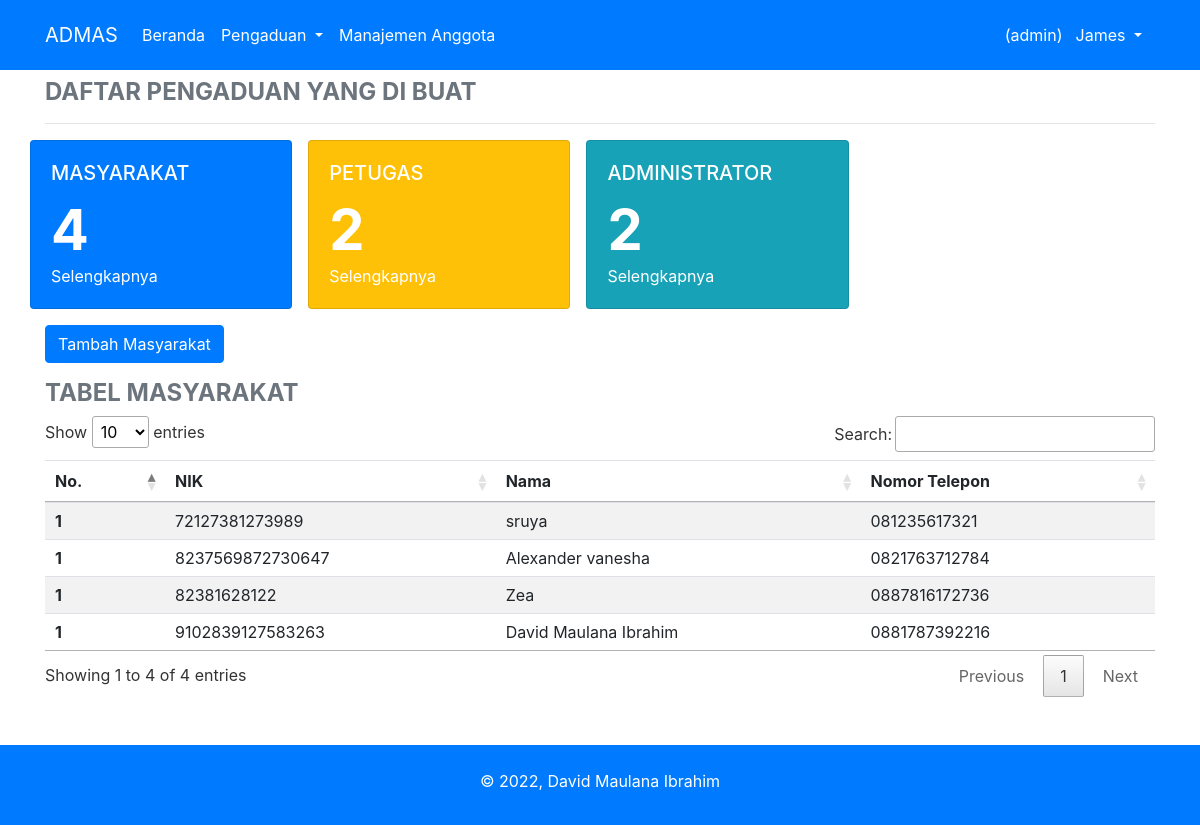
Screenshot of /manajemen_anggota.php (signed in) with the database file from the repository.
### tables this page shows
CREATE TABLE `masyarakat` (
  `nik` varchar(16) NOT NULL,
  `nama` varchar(35) NOT NULL,
  `username` varchar(25) NOT NULL,
  `password` varchar(50) NOT NULL,
  `telp` varchar(13) NOT NULL
);

### manajemen_anggota.php (the view, shortened to what this page needs)
<?php
include "conn.php";
if ((!empty($_SESSION['nik_login'])) AND $_SESSION['level'] == "admin") {
    include "header.php";
        $sql_masyarakat = "SELECT * FROM masyarakat";
        $eksekusi_masyarakat = mysqli_query($conn, $sql_masyarakat);
        $jml_masyarakat = mysqli_num_rows($eksekusi_masyarakat);
        $sql_petugas = "SELECT * FROM petugas WHERE  level= 'petugas'";
        $eksekusi_petugas = mysqli_query($conn, $sql_petugas);
        $jml_petugas = mysqli_num_rows($eksekusi_petugas);
        $sql_admin = "SELECT * FROM petugas WHERE level= 'admin'";
        $eksekusi_admin = mysqli_query($conn, $sql_admin);
        $jml_admin = mysqli_num_rows($eksekusi_admin);
    include "navigasi.php";
?>
    <div class="container">
        <h4 class="text-uppercase font-weight-bold text-secondary mt-2">Daftar Pengaduan Yang Di Buat</h4>
        <hr>
        <div class="row text-white">
            <div class="card bg-primary mr-3" style="width: 23%;">
                <div class="card-body">
                    <h5 class="card-title">MASYARAKAT</h5>
                    <div class="display-4 font-weight-bold"><?php  echo $jml_masyarakat; ?></div>
                    <a href="manajemen_anggota.php">
                        <p class="card-text text-white">Selengkapnya</p>
                    </a>
                </div>
            </div>
            <div class="card bg-warning mr-3" style="width: 23%;">
                <div class="card-body">
                    <h5 class="card-title">PETUGAS</h5>
                    <div class="display-4 font-weight-bold"><?php  echo $jml_petugas; ?></div>
                    <a href="manajemen_petugas.php?jenis=petugas">
                        <p class="card-text text-white">Selengkapnya</p>
                    </a>
                </div>
            </div>
            <div class="card bg-info mr-3" style="width: 23%;">
                <div class="card-body">
                    <h5 class="card-title">ADMINISTRATOR</h5>
                    <div class="display-4 font-weight-bold"><?php  echo $jml_admin; ?></div>
                    <a href="manajemen_petugas.php?jenis=admin">
                        <p class="card-text text-white">Selengkapnya</p>
                    </a>
                </div>
            </div>
        </div>
        <button type="button" class="btn btn-primary mt-3" data-toggle="modal" data-target="#form_masyarakat">
            Tambah Masyarakat
        </button>
        <div>
            <h4 class="text-uppercase font-weight-bold text-secondary mt-3" >Tabel Masyarakat</h4>
        </div>
        <table class="table table-striped data ">
            <thead>
                <tr>
                    <th scope="col">No.</th>
                    <th scope="col">NIK</th>
                    <th scope="col">Nama</th>
                    <th scope="col">Nomor Telepon</th>
                </tr>
            </thead>
            <tbody>
                <?php
                    $no = 1;
                    while ($data = mysqli_fetch_array($eksekusi_masyarakat)) {
                ?>
                    <tr>
                        <th scope="row"><?php echo $no; ?></th>
                        <td><?php echo $data['nik']; ?></td>
                        <td><?php echo $data['nama']; ?></td>
                        <td><?php echo $data['telp']; ?></td>
                    </tr>
                <?php
                    }
                ?>
            </tbody>
        </table>
    </div>
    <div class="bg-primary">
        <div class="container text-white text-center mt-5 pt-4 pb-3">
            <p>&copy; 2022, David Maulana Ibrahim</p>
        </div>
    </div>
<?php
    include "footer.php";
} else {
    header("location:form_login.php");
}
?>

### rows the page displays
masyarakat: nik "72127381273989", nama "sruya", telp "081235617321"
masyarakat: nik "8237569872730647", nama "Alexander vanesha", telp "0821763712784"
masyarakat: nik "82381628122", nama "Zea", telp "0887816172736"
masyarakat: nik "9102839127583263", nama "David Maulana Ibrahim", telp "0881787392216"

### other values shown
$level "admin"
$nama_login "James"
$jml_masyarakat "4"
$jml_petugas "2"
$jml_admin "2"
